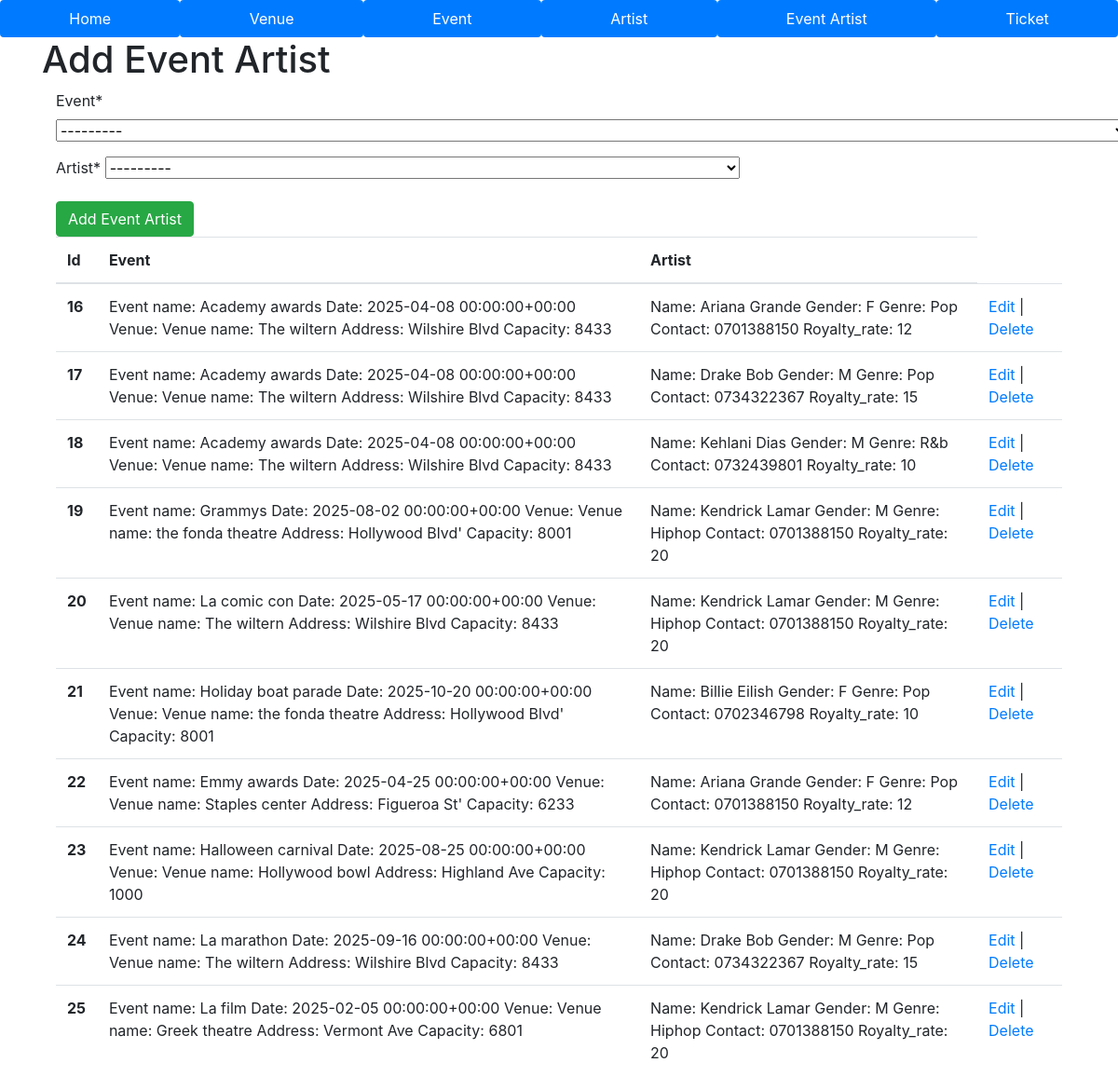
Page /add_event_artist/ on the committed database.
### ticketsystem/models.py (models this page shows, shortened)
class EventArtist(models.Model):
    event_id = models.ForeignKey(Event, verbose_name=("Event"), on_delete=models.CASCADE)
    artist_id = models.ForeignKey(Artist, verbose_name=("Artist"), on_delete=models.CASCADE)

class Event(models.Model):
    event_name = models.CharField(max_length=50)
    date = models.DateTimeField(auto_now=False)
    venue = models.ForeignKey(Venue, verbose_name=("Venue"), on_delete=models.CASCADE)
    def __str__(self):
        return f"Event name: {self.event_name}\n Date: {self.date}\n Venue: {self.venue}"

class Venue(models.Model):
  venue_name = models.CharField(max_length=50)
  address = models.CharField(max_length=50)
  capacity = models.IntegerField()
  def __str__(self):
      return f"Venue name: {self.venue_name}\n Address: {self.address}\n Capacity: {self.capacity}"

class Artist(models.Model):
    GENDER_OPTIONS = [
        ("M", "Male"),
        ("F", "Female")
    ]
    first_name = models.CharField(max_length=50)
    second_name = models.CharField(max_length=50)
    gender = models.CharField(max_length=2, choices=GENDER_OPTIONS)
    genre = models.CharField(max_length=20)
    contact = models.CharField(max_length=15)
    royalty_rate = models.IntegerField(verbose_name=("Royalty rate %"))
    def __str__(self):
        return f"Name: {self.first_name} {self.second_name}\n Gender: {self.gender}\n Genre: {self.genre}\n Contact: {self.contact}\n Royalty_rate: {self.royalty_rate}"

### ticketsystem/views.py (the view)
# urls.py: path('add_event_artist/', add_event_artist_view, name='add_event_artist_page'),
def add_event_artist_view(request):
    message = ''
    if request.method == "POST":
        event_artist_from = EventArtistForm(request.POST)
        if event_artist_from.is_valid():
            event_artist_from.save()
            message = "Event Artist added successfully"
    else:
        event_artist_from = EventArtistForm()
    event_artists = EventArtist.objects.all()
    context = {
        "form":event_artist_from,
        "msg":message,
        "event_artists":event_artists
    }
    return render (request, "add_event_artist.html", context)

### ticketsystem/forms.py
class EventArtistForm(ModelForm):
    class Meta:
        model = EventArtist
        fields = '__all__'

### ticketsystem/templates/add_event_artist.html (shortened to what this page needs)
{% extends "./master_page.html" %}
{% load crispy_forms_tags %}
{% block content %}
    <h1>Add Event Artist</h1>
    <div class="container">
    <form method="POST">
        {{ form|crispy }}
        <button type="submit" class="btn btn-success">Add Event Artist</button>
    </form>
    <table class="table caption-top">
        <thead>
            <tr>
            <th scope="col">Id</th>
            <th scope="col">Event</th>
            <th scope="col">Artist</th>
            </tr>
        </thead>
        <tbody>
            {% for event_artist in event_artists %}
            <tr>
                <th scope="row">{{event_artist.id}}</th>
                <td>{{event_artist.event_id}}</td>
                <td>{{event_artist.artist_id}}</td>
                <td>
                    <a href="{% url "edit_event_artist_page" event_artist.id %}" >Edit</a> |
                    <a href="{% url "delete_event_artist_page" event_artist.id %}"
                    onclick="return confirm('Confirm delete 😡!!!')">Delete</a>
                </td>
            </tr>
            {% endfor %}
        </tbody>
    </table>
    </div>
{% endblock content %}

### rows in the picture
EventArtist: id "16", event_id "Event name: Academy awards Date: 2025-04-08 00:00:00+00:00 Venue: Venue name: The wiltern Address: Wilshire Blvd Capacity: 8433", artist_id "Name: Ariana Grande Gender: F Genre: Pop Contact: 0701388150 Royalty_rate: 12"
EventArtist: id "17", event_id "Event name: Academy awards Date: 2025-04-08 00:00:00+00:00 Venue: Venue name: The wiltern Address: Wilshire Blvd Capacity: 8433", artist_id "Name: Drake Bob Gender: M Genre: Pop Contact: 0734322367 Royalty_rate: 15"
EventArtist: id "18", event_id "Event name: Academy awards Date: 2025-04-08 00:00:00+00:00 Venue: Venue name: The wiltern Address: Wilshire Blvd Capacity: 8433", artist_id "Name: Kehlani Dias Gender: M Genre: R&b Contact: 0732439801 Royalty_rate: 10"
EventArtist: id "19", event_id "Event name: Grammys Date: 2025-08-02 00:00:00+00:00 Venue: Venue name: the fonda theatre Address: Hollywood Blvd' Capacity: 8001", artist_id "Name: Kendrick Lamar Gender: M Genre: Hiphop Contact: 0701388150 Royalty_rate: 20"
EventArtist: id "20", event_id "Event name: La comic con Date: 2025-05-17 00:00:00+00:00 Venue: Venue name: The wiltern Address: Wilshire Blvd Capacity: 8433", artist_id "Name: Kendrick Lamar Gender: M Genre: Hiphop Contact: 0701388150 Royalty_rate: 20"
EventArtist: id "21", event_id "Event name: Holiday boat parade Date: 2025-10-20 00:00:00+00:00 Venue: Venue name: the fonda theatre Address: Hollywood Blvd' Capacity: 8001", artist_id "Name: Billie Eilish Gender: F Genre: Pop Contact: 0702346798 Royalty_rate: 10"
EventArtist: id "22", event_id "Event name: Emmy awards Date: 2025-04-25 00:00:00+00:00 Venue: Venue name: Staples center Address: Figueroa St' Capacity: 6233", artist_id "Name: Ariana Grande Gender: F Genre: Pop Contact: 0701388150 Royalty_rate: 12"
EventArtist: id "23", event_id "Event name: Halloween carnival Date: 2025-08-25 00:00:00+00:00 Venue: Venue name: Hollywood bowl Address: Highland Ave Capacity: 1000", artist_id "Name: Kendrick Lamar Gender: M Genre: Hiphop Contact: 0701388150 Royalty_rate: 20"
EventArtist: id "24", event_id "Event name: La marathon Date: 2025-09-16 00:00:00+00:00 Venue: Venue name: The wiltern Address: Wilshire Blvd Capacity: 8433", artist_id "Name: Drake Bob Gender: M Genre: Pop Contact: 0734322367 Royalty_rate: 15"
EventArtist: id "25", event_id "Event name: La film Date: 2025-02-05 00:00:00+00:00 Venue: Venue name: Greek theatre Address: Vermont Ave Capacity: 6801", artist_id "Name: Kendrick Lamar Gender: M Genre: Hiphop Contact: 0701388150 Royalty_rate: 20"
